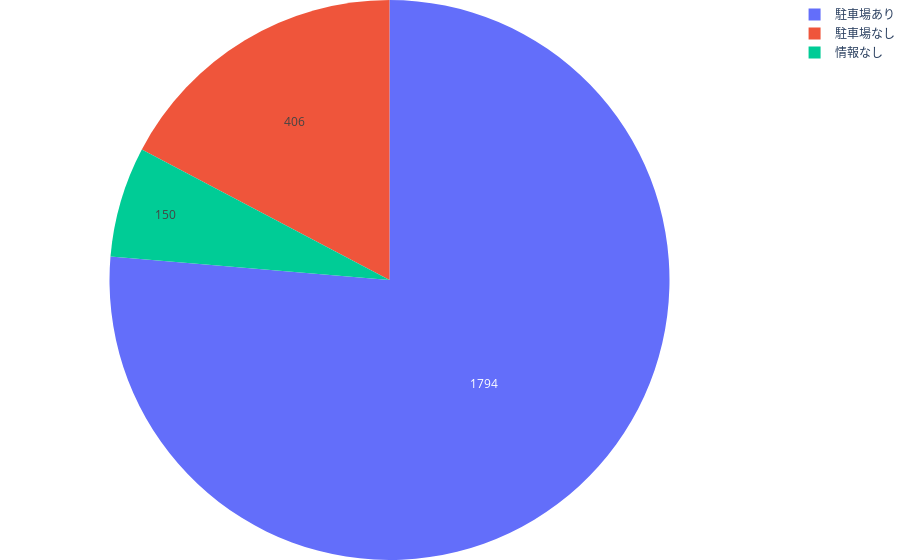

The cell this chart's notebook holds for it:
### Markdown cell above
一列目画像

### Code cell
# hover時に表示するレコードを指定
cols = {
  'rank': True,
  'name': False,
  'point': True,
  'pref': True,
  'address': False,
  'latitude': False,
  'longitude': False,
  'parking': True,
  'holiday': True,
  'mon_holiday': False,
  'tue_holiday': False,
  'wed_holiday': False,
  'thu_holiday': False,
  'fri_holiday': False,
  'sat_holiday': False,
  'sun_holiday': False
}

# 点数順に並び替えてランキングカラムを追加する
df_pref_rank = df_pref.sort_values('point', ascending=False).reset_index(drop=True).reset_index().rename(columns={'index':'rank'})
# 新しく作成したランクカラムを順位になるよう1を足して補正する
df_pref_rank['rank'] = df_pref_rank['rank'].apply(lambda x : int(x)+1)

# scatter_mapboxグラフの作成
fig = px.scatter_mapbox(
  # データフレームと、緯度、軽度の指定
  df_pref_rank, 
  lat="latitude", 
  lon="longitude", 
  # ホバー時の表示設定
  hover_name="name",
  hover_data=cols,
  color_discrete_sequence=["#636EFA"], 
  opacity=0.8,
  #詳細設定
  zoom=3
)
# mapの種類を指定
fig.update_layout(mapbox_style="carto-positron")
# 余白の調整
fig.update_layout(margin={"r": 0, "t": 0, "l": 0, "b": 0})

store_num = df_pref.shape[0]

# 選択した都道府県の駐車場情報の比率を円グラフで可視化
df_pref_of_parking_new = df_pref_of_parking.groupby('parking').sum().reset_index()
df_pref_of_parking_new['pref'] = '全国'

fig_pie = px.pie(
  df_pref_of_parking_new,
  values='count', 
  names='parking'
)

fig_pie.update_traces(textposition='inside', textinfo='value')

# レイアウトを設定して背景を透明にする
fig_pie.update_layout(
  paper_bgcolor='rgba(0,0,0,0)',  # 外側の背景色
  plot_bgcolor='rgba(0,0,0,0)',  # グラフ内の背景色
  margin=dict(l=0, r=0, t=0, b=0)  # 余白を削除
)

### Figure 1 — Plotly figure (JSON) as saved in the notebook; plotly's stock layout.template omitted (floating-point values rounded to 4 significant figures)
{"data": [{"domain": {"x": [0, 1], "y": [0, 1]}, "hovertemplate": "parking=%{label}<br>count=%{value}<extra></extra>", "labels": ["情報なし", "駐車場あり", "駐車場なし"], "legendgroup": "", "name": "", "showlegend": true, "textinfo": "value", "textposition": "inside", "type": "pie", "values": [150, 1794, 406]}], "layout": {"legend": {"tracegroupgap": 0}, "margin": {"b": 0, "l": 0, "r": 0, "t": 0}, "paper_bgcolor": "rgba(0,0,0,0)", "plot_bgcolor": "rgba(0,0,0,0)"}}
